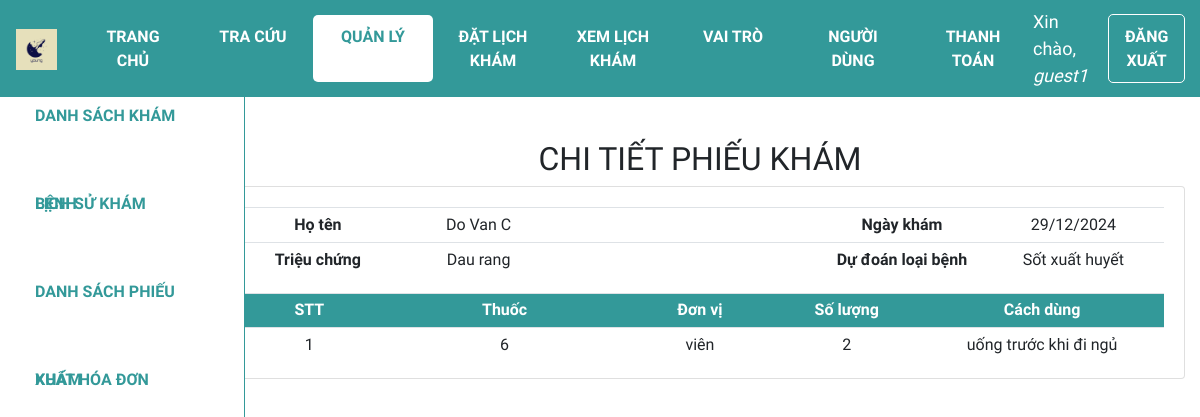
The page /xem_pk/PK8370481372 (signed in) on the database as committed earlier.
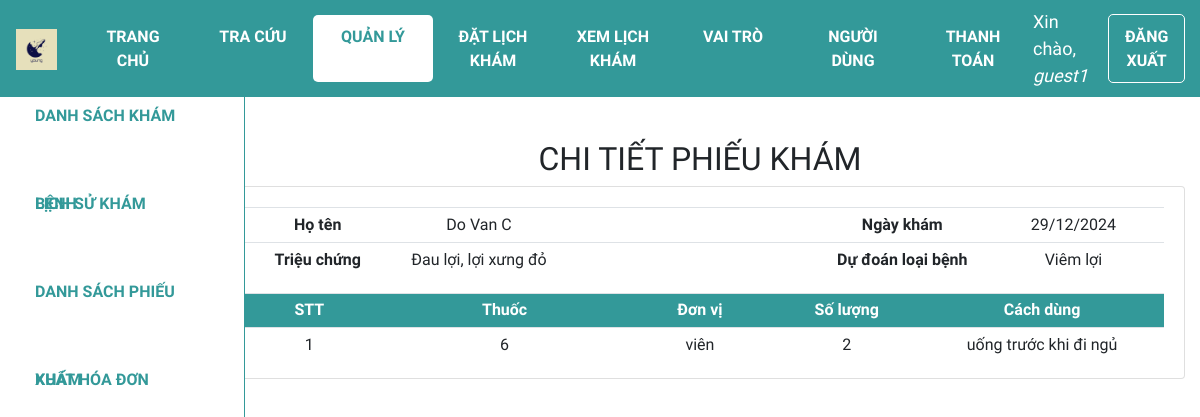
The same page on the database as committed later.
### web_core/models.py (models this page shows, shortened)
class PHIEUKHAM(models.Model):
    id = ShortUUIDField(
        verbose_name='ID phiếu khám',
        length=10,
        max_length=12,
        prefix="PK",
        alphabet="0123456789",
        primary_key=True
    )
    id_benhnhan = models.ForeignKey(BENHNHAN, on_delete=models.CASCADE, verbose_name='ID bệnh nhân', null=True)
    ngay_kham = models.DateTimeField('Ngày khám', auto_now_add=True)
    trieu_chung = models.CharField('Triệu chứng', max_length=100)
    loai_benh = models.ForeignKey(
        DANHMUC,
        on_delete=models.CASCADE,
        limit_choices_to={'loai': 'Bệnh'},
        related_name='benh',
        verbose_name='Loại bệnh',
        null=True
    )

class DANHMUC(models.Model):
    CATEGORIES = (
        ('Bệnh', 'Bệnh'),
        ('Thuốc', 'Thuốc'),
        ('Đơn vị', 'Đơn vị'),
        ('Cách dùng', 'Cách dùng'),
    )
    id = ShortUUIDField(
        verbose_name='ID Danh mục',
        length=10,
        max_length=12,
        prefix="DM",
        alphabet="0123456789",
        primary_key=True
    )
    ten = models.CharField('Tên', max_length=255, unique=True)
    loai = models.CharField('Loại', max_length=20, choices=CATEGORIES)
    gia_tri = models.IntegerField('Giá trị', null=True, blank=True, validators=[MinValueValidator(0)])
    def __str__(self):
        return self.ten
    class Meta:
        permissions = [
            ('add_service', 'Can add service'),
            ('change_service', 'Can edit service'),
            ('delete_service', 'Can delete service'),
            ('view_service', 'Can view service'),
        ]

class BENHNHAN(models.Model):
    GIOITINH = (
        ('Nam', 'Nam'),
        ('Nữ', 'Nữ'),
    )
    id = ShortUUIDField(
        verbose_name='ID bệnh nhân',
        length=10,
        max_length=12,
        prefix="BN",
        alphabet="0123456789",
        primary_key=True
    )
    ho_ten = models.CharField('Họ tên', max_length=100)
    gioi_tinh = models.CharField('Giới tính', max_length=3, choices=GIOITINH)
    ngay_sinh = models.DateField('Ngày sinh', default='1990-01-01', null=True)
    dia_chi = models.CharField('Địa chỉ', max_length=255, null=True)
    appointment = models.OneToOneField('Appointment', on_delete=models.SET_NULL, null=True, blank=True)
    class Meta:
        permissions = [
            ('view_medicalrecord', 'Can view medical record'),
            ('change_medicalrecord', 'Can edit medical record'),
        ]

### web_core/views.py (the view)
# urls.py: path('xem_pk/<str:id>', views.view_phieukham, name='quanli_xem_phieukham'),
@login_required(login_url='login')
def view_phieukham(request, id):
    phieukham = PHIEUKHAM.objects.get(id=id)
    sdt = SUDUNGTHUOC.objects.filter(id_phieukham = id)
    enum_dsthuoc = enumerate(sdt,start = 1)
    context = {'phieukham':phieukham, 'enum_dsthuoc':enum_dsthuoc}
    return render(request,'web_core/view_phieukham.html', context)

### web_core/templates/web_core/view_phieukham.html (shortened to what this page needs)
{% extends 'web_core/main.html' %}
{% block content %}
<div class="row">
    <div class="col-md-2">
        {% include 'web_core/sidebar.html' %}
    </div>
    <div class="col-md-10">
        <h2 class="table-title" style>CHI TIẾT PHIẾU KHÁM</h2>
        <div class="card card-body">
            <table class="table table-sm">
                <tr>
                    <th class="mid-content">Họ tên</th>
                    <td class="mid-content">{{phieukham.id_benhnhan.ho_ten}}</td>
                    <th class="small-content"></th>
                    <th class="small-content"></th>
                    <th class="small-content"></th>
                    <th class="small-content">Ngày khám</th>
                    <td class="small-content">{{phieukham.ngay_kham|date:"d/m/Y"}}</td>
                </tr>
                <tr>
                    <th class="mid-content">Triệu chứng</th>
                    <td class="mid-content">{{phieukham.trieu_chung}}</td>
                    <th class="small-content"></th>
                    <th class="small-content"></th>
                    <th class="small-content"></th>
                    <th class="mid-content">Dự đoán loại bệnh</th>
                    <td class="mid-content">{{phieukham.loai_benh.ten}}</td>
                </tr>
            </table>
            <table class="table table-sm">
                <tr class="table-head">
                    <th class="small-content">STT</th>
                    <th class="mid-content">Thuốc</th>
                    <th class="small-content">Đơn vị</th>
                    <th class="small-content">Số lượng</th>
                    <th class="mid-content">Cách dùng</th>
                </tr>
                {% for index, sdthuoc in enum_dsthuoc %}
                <tr>
                    <td class="small-content">{{index}}</td>
                    <td class="mid-content">{{sdthuoc.thuoc}}</td>
                    <td class="small-content">{{sdthuoc.don_vi}}</td>
                    <td class="small-content">{{sdthuoc.soluong}}</td>
                    <td class="mid-content">{{sdthuoc.cach_dung}}</td>
                </tr>
                {% endfor %}
            </table>
        </div>
    </div>
</div>
{% endblock %}

Rows that differ between the two databases and show on the page:
changed PHIEUKHAM "Do Van C": trieu_chung "Dau rang" → "Đau lợi, lợi xưng đỏ"; loai_benh.ten "Sốt xuất huyết" → "Viêm lợi"
